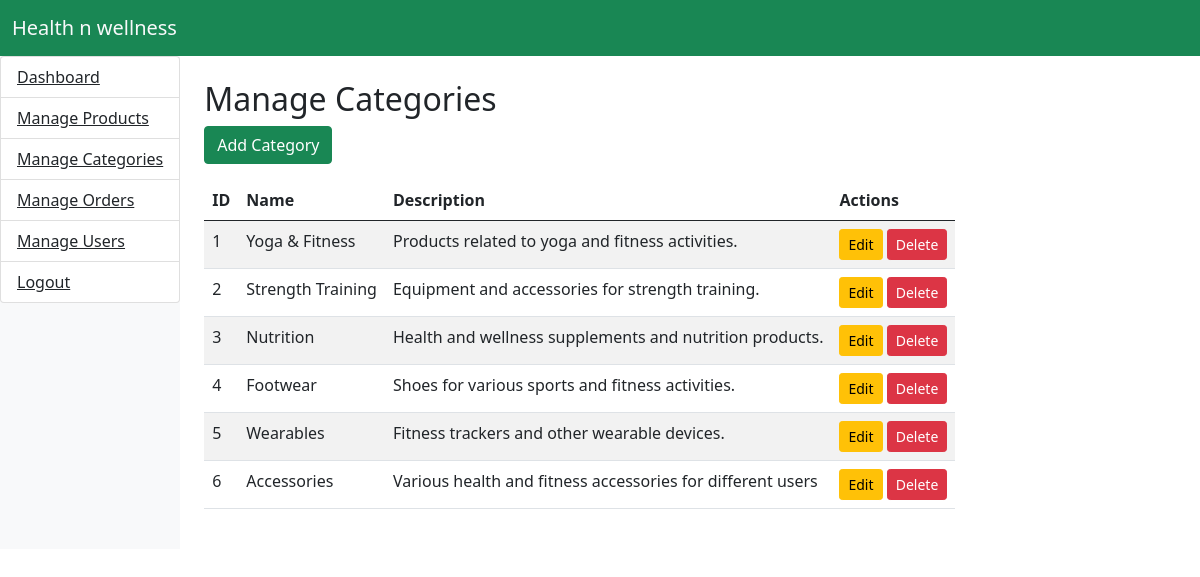
Page /manage_category.php (signed in) on the committed database.
### tables this page shows
CREATE TABLE `categories` (
  `id` int(11) NOT NULL,
  `name` varchar(255) NOT NULL,
  `description` text DEFAULT NULL,
  `created_at` timestamp NOT NULL DEFAULT current_timestamp()
);

### manage_category.php (the view, shortened to what this page needs)
<?php
include './includes/config.php';
?>
<!DOCTYPE html>
<html lang="en">
<head>
</head>
<body>
    <nav class="navbar navbar-expand-lg navbar-light bg-success">
        <div class="container-fluid">
            <a class="navbar-brand text-light" href="#">Health n wellness</a>
        </div>
    </nav>
    <div class="d-flex">
        <?php include './includes/navbar.php'; ?>
        <div class="content p-4">
            <h2>Manage Categories</h2>
            <button class="btn btn-success mb-3" data-bs-toggle="modal" data-bs-target="#categoryModal">Add Category</button>
            <table class="table table-striped">
                <thead>
                    <tr>
                        <th>ID</th>
                        <th>Name</th>
                        <th>Description</th>
                        <th>Actions</th>
                    </tr>
                </thead>
                <tbody id="category-list">
                    <?php
                    $sql = "SELECT * from categories";
                    $res = $conn->query($sql);
                    if ($res) :
                        while ($data = $res->fetch_assoc()) :
                    ?>
                            <tr>
                                <td><?php echo $data['id']; ?></td>
                                <td><?php echo $data['name']; ?></td>
                                <td> <?php echo $data['description']; ?></td>
                                <td>
                                    <button class="btn btn-warning btn-sm" data-bs-toggle="modal" data-bs-target="#editCategoryModal" onclick="editCategory(<?php echo $data['id']; ?>)">Edit</button>
                                    <a href="./includes/functions/del_category.php?id=<?php echo $data['id']; ?>"><button class="btn btn-danger btn-sm">Delete</button></a>
                                </td>
                            </tr>
                    <?php
                        endwhile;
                    endif;
                    ?>
                </tbody>
            </table>
        </div>
    </div>
    <?php include './includes/bundle.php'; ?>
</body>
</html>

### navbar.php (shortened to what this page needs)
<div class="bg-light border-right sidebar collapse show" id="sidebar">
    <div class="list-group list-group-flush">
        <ul class="list-group">
            <li class="list-group-item d-flex justify-content-between align-items-start">
                <a href="./index.php" class="text-dark">Dashboard</a>
            </li>
            <li class="list-group-item d-flex justify-content-between align-items-start">
                <a href="manage_products.php" class="text-dark">Manage Products</a>
            </li>
            <li class="list-group-item d-flex justify-content-between align-items-start">
                <a href="manage_category.php" class="text-dark">Manage Categories</a>
            </li>
            <li class="list-group-item d-flex justify-content-between align-items-start">
                <a href="manage_orders.php" class="text-dark">Manage Orders</a>
            </li>
            <li class="list-group-item d-flex justify-content-between align-items-start">
                <a href="manage_users.php" class="text-dark">Manage Users</a>
            </li>
            <li class="list-group-item d-flex justify-content-between align-items-start">
                <a href="../includes/logout.php" class="text-dark">Logout</a>
            </li>
        </ul>
    </div>
</div>

### bundle.php (shortened to what this page needs)
<link rel="stylesheet" href="./includes/css/bootstrap.min.css">
<link rel="stylesheet" href="https://cdn.jsdelivr.net/npm/swiper@11/swiper-bundle.min.css" />
<link rel="stylesheet" href="./includes/css/style.css">

### rows in the picture
categories: id "1", name "Yoga & Fitness", description "Products related to yoga and fitness activities."
categories: id "2", name "Strength Training", description "Equipment and accessories for strength training."
categories: id "3", name "Nutrition", description "Health and wellness supplements and nutrition products."
categories: id "4", name "Footwear", description "Shoes for various sports and fitness activities."
categories: id "5", name "Wearables", description "Fitness trackers and other wearable devices."
categories: id "6", name "Accessories", description "Various health and fitness accessories for different users"
